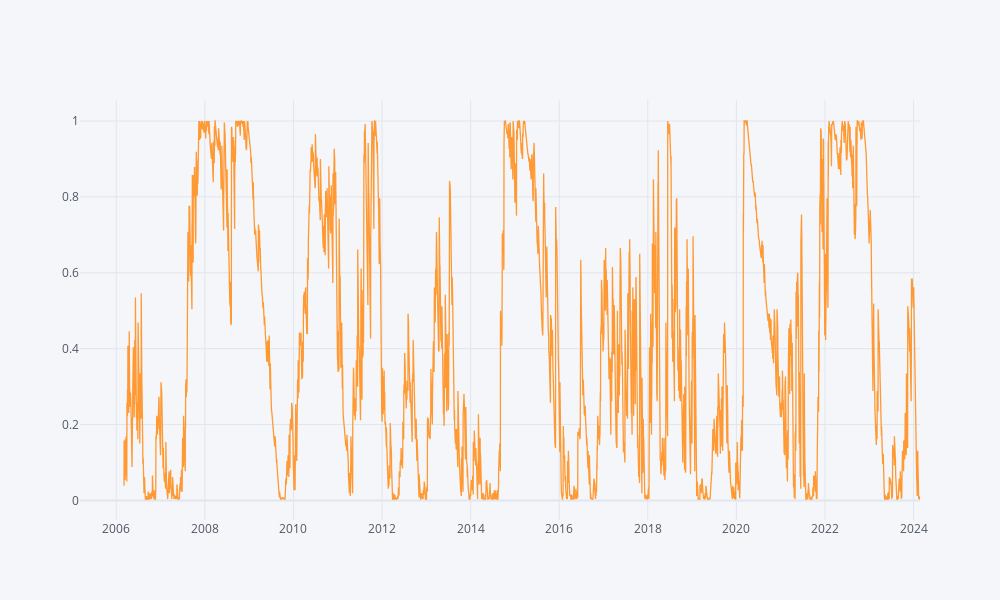

Notebook code for this chart:
### Code cell
raw_features.rolling(window=window, min_periods=window).rank(pct=True)['realised_ewm_EUR'].iplot()

### Figure 1 — Plotly figure (JSON) as saved in the notebook; plotly's stock layout.template omitted (floating-point values rounded to 4 significant figures; data arrays with more than 128 entries replaced by an {"elided": "..."} marker saying what was removed)
{"data": [{"line": {"color": "rgba(255, 153, 51, 1.0)", "dash": "solid", "shape": "linear", "width": 1.3}, "mode": "lines", "name": "realised_ewm_EUR", "text": "", "type": "scatter", "x": {"elided": "4886 str values"}, "y": {"elided": "4886 mixed values"}}], "layout": {"height": 600, "legend": {"bgcolor": "#F5F6F9", "font": {"color": "#4D5663"}}, "paper_bgcolor": "#F5F6F9", "plot_bgcolor": "#F5F6F9", "title": {"font": {"color": "#4D5663"}}, "width": 1000, "xaxis": {"gridcolor": "#E1E5ED", "showgrid": true, "tickfont": {"color": "#4D5663"}, "title": {"font": {"color": "#4D5663"}, "text": ""}, "zerolinecolor": "#E1E5ED"}, "yaxis": {"gridcolor": "#E1E5ED", "showgrid": true, "tickfont": {"color": "#4D5663"}, "title": {"font": {"color": "#4D5663"}, "text": ""}, "zerolinecolor": "#E1E5ED"}}}
